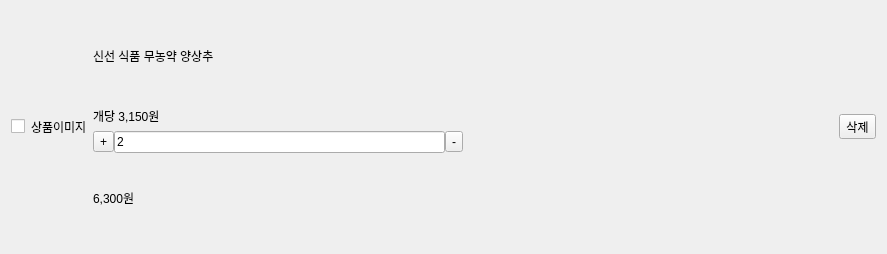
<?xml version="1.0" encoding="UTF-8"?>
<ui version="4.0">
 <class>CartItemWidget</class>
 <widget class="QWidget" name="CartItemWidget">
  <property name="geometry">
   <rect>
    <x>0</x>
    <y>0</y>
    <width>887</width>
    <height>254</height>
   </rect>
  </property>
  <property name="windowTitle">
   <string>Form</string>
  </property>
  <layout class="QHBoxLayout" name="horizontalLayout_2">
   <item>
    <widget class="QCheckBox" name="checkBox">
     <property name="text">
      <string/>
     </property>
    </widget>
   </item>
   <item>
    <widget class="QLabel" name="label">
     <property name="text">
      <string>상품이미지</string>
     </property>
    </widget>
   </item>
   <item>
    <layout class="QVBoxLayout" name="verticalLayout" stretch="3,1,3,3">
     <property name="spacing">
      <number>0</number>
     </property>
     <item>
      <widget class="QLabel" name="label_2">
       <property name="text">
        <string>신선 식품 무농약 양상추</string>
       </property>
      </widget>
     </item>
     <item>
      <widget class="QLabel" name="label_3">
       <property name="text">
        <string>개당 3,150원</string>
       </property>
      </widget>
     </item>
     <item>
      <layout class="QHBoxLayout" name="horizontalLayout">
       <item>
        <widget class="QToolButton" name="toolButton">
         <property name="text">
          <string>+</string>
         </property>
        </widget>
       </item>
       <item>
        <widget class="QLineEdit" name="lineEdit">
         <property name="text">
          <string>2</string>
         </property>
        </widget>
       </item>
       <item>
        <widget class="QToolButton" name="toolButton_2">
         <property name="text">
          <string>-</string>
         </property>
        </widget>
       </item>
      </layout>
     </item>
     <item>
      <widget class="QLabel" name="label_4">
       <property name="text">
        <string>6,300원</string>
       </property>
      </widget>
     </item>
    </layout>
   </item>
   <item>
    <spacer name="horizontalSpacer">
     <property name="orientation">
      <enum>Qt::Horizontal</enum>
     </property>
     <property name="sizeHint" stdset="0">
      <size>
       <width>40</width>
       <height>20</height>
      </size>
     </property>
    </spacer>
   </item>
   <item>
    <widget class="QToolButton" name="toolButton_3">
     <property name="text">
      <string>삭제</string>
     </property>
    </widget>
   </item>
  </layout>
 </widget>
 <resources/>
 <connections/>
</ui>
